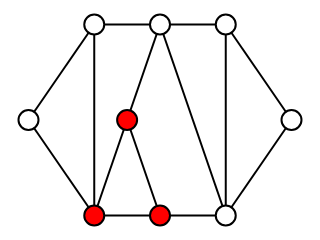

Notebook code for this chart:
### Markdown cell above
### Exercício 5

Use cores para dar um exemplo de caminho no grafo `ug`.

### Code cell
# sua resposta
ug.node[6]['color'] = (255, 0, 0)
ug.node[7]['color'] = (255, 0, 0)
ug.node[8]['color'] = (255, 0, 0)

sn.graph_height = 200
sn.show_graph(ug)

### Figure 1 — Plotly figure (JSON) as saved in the notebook; plotly's stock layout.template omitted (floating-point values rounded to 4 significant figures)
{"data": [{"hoverinfo": "none", "line": {"color": "rgb(0, 0, 0)", "width": 2}, "mode": "lines", "x": [0, 0.25, null, 0, 0.25, null, 0.25, 0.5, null, 0.25, 0.25, null, 0.5, 0.375, null, 0.5, 0.75, null, 0.5, 0.75, null, 0.75, 1, null, 0.75, 0.75, null, 1, 0.75, null, 0.75, 0.5, null, 0.5, 0.375, null, 0.5, 0.25, null, 0.25, 0.375, null], "y": [0.5, 1, null, 0.5, 0, null, 1, 1, null, 1, 0, null, 1, 0.5, null, 1, 1, null, 1, 0, null, 1, 0.5, null, 1, 0, null, 0.5, 0, null, 0, 0, null, 0, 0.5, null, 0, 0, null, 0, 0.5, null]}, {"hoverinfo": "text", "marker": {"color": "rgb(255, 255, 255)", "line": {"color": "rgb(0, 0, 0)", "width": 2}, "size": 20}, "mode": "markers", "text": [], "textfont": {"color": "rgb(0, 0, 0)"}, "textposition": "hover", "x": [0, 0.25, 0.5, 0.75, 1, 0.75], "y": [0.5, 1, 1, 1, 0.5, 0]}, {"hoverinfo": "text", "marker": {"color": "rgb(255, 0, 0)", "line": {"color": "rgb(0, 0, 0)", "width": 2}, "size": 20}, "mode": "markers", "text": [], "textfont": {"color": "rgb(0, 0, 0)"}, "textposition": "hover", "x": [0.5, 0.25, 0.375], "y": [0, 0, 0.5]}], "layout": {"height": 200, "margin": {"b": 0, "l": 0, "r": 0, "t": 0}, "showlegend": false, "width": 300, "xaxis": {"showgrid": false, "showticklabels": false, "zeroline": false}, "yaxis": {"showgrid": false, "showticklabels": false, "zeroline": false}}}
